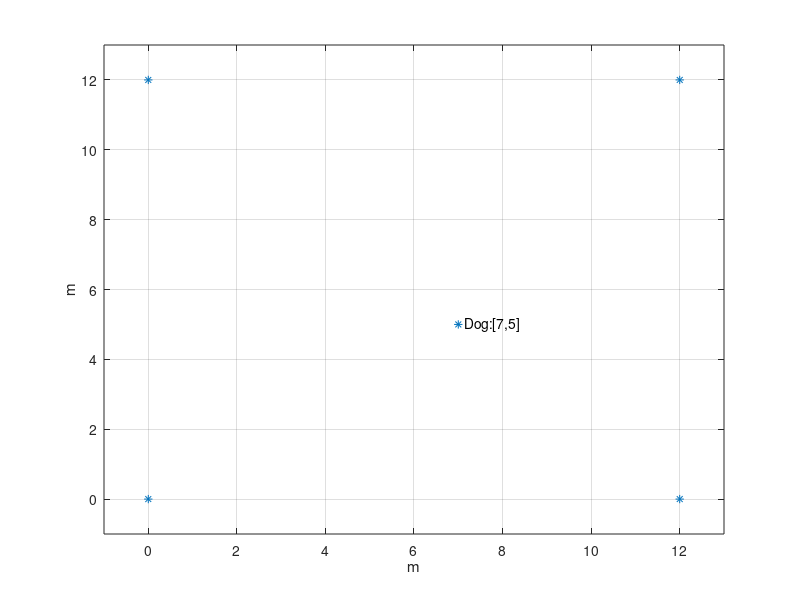

This chart was generated by the following MATLAB code: (Note: this script raises an error after producing the figure.)
%Anchor 1 coordinates 
anchor1 = [0,0];
%Anchor 2 coordinates 
anchor2 = [0,12];
%Anchor 3 coordinates 
anchor3 = [12,0];
%Anchor 4 coordinates 
anchor4 = [12,12];

%Mobile coordinate
mobile1 = [7,5];

anchors = [anchor1;anchor2;anchor3;anchor4];
nodes = [anchors;mobile1];
clf('reset')
plot(nodes(:,1),nodes(:,2),'*')
xlabel('m')
ylabel('m')
xlim([-1 13])
ylim([-1 13])
dog = strcat('  Dog: ','[',num2str(mobile1(1)),',',num2str(mobile1(2)),']');
text(mobile1(1),mobile1(2),dog)
grid on
hold on
rssi = [];

for i = 1:4
    radius = norm(anchors(i,:)-mobile1);
    [xval, yval] = radiation(radius);
    xval = xval+anchors(i,1);
    yval = yval+anchors(i,2);
    plot(xval,yval,'--')
    txt = strcat('  Anchor',num2str(i),': ');
    text(anchors(i,1),anchors(i,2),txt)
    rssi(i) = rssi_value(radius);
end

distances = distance(rssi);
